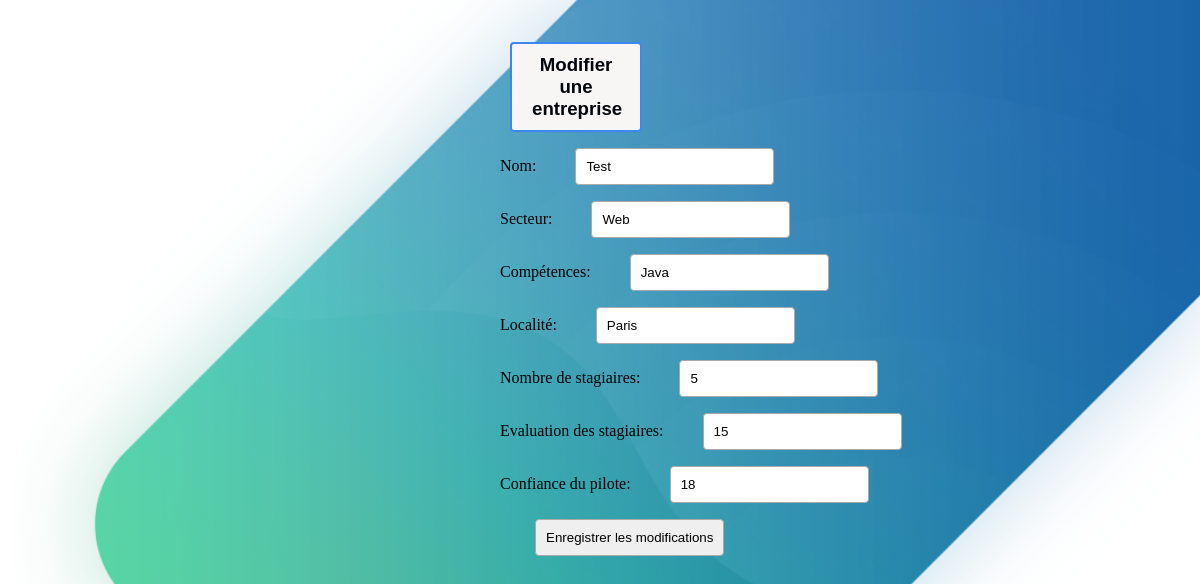
Page /Web_project/form_modif_entreprise.php?numContact=19 on the committed database.
### tables this page shows
CREATE TABLE IF NOT EXISTS `table_entreprise` (
  `id_entreprise` int(50) NOT NULL AUTO_INCREMENT,
  `nom` varchar(250) NOT NULL,
  `secteur` varchar(250) NOT NULL,
  `competence` varchar(250) NOT NULL,
  `localite` varchar(250) NOT NULL,
  `nbrestagiaire` int(16) NOT NULL,
  `evalstagiaire` int(16) NOT NULL,
  `confiancepilotepromo` int(16) NOT NULL,
  PRIMARY KEY (`id_entreprise`)
);

### Web_project/form_modif_entreprise.php (the view, shortened to what this page needs)
<?php
$objetPdo = new PDO('mysql:host=localhost;dbname=internweb','root','');
$pdoStat = $objetPdo->prepare('SELECT * FROM table_entreprise WHERE id_entreprise = :num');
$pdoStat->bindValue(':num', $_GET['numContact'],PDO::PARAM_INT);
$executeIsOk = $pdoStat->execute();
$contact = $pdoStat->fetch();
?>
<!DOCTYPE html>
<html>
    <head>
        <link rel="stylesheet" href="Modif.css">
    </head>
    <body  style="background-image: url(base.png);	background-position: top left;	background-size: 100%;	background-repeat: responsive; margin-left: 500px;">
  <div class="exercice1_label">
</div>
<legend class="projet_legend"> Modifier une entreprise</legend>
     <p>
             <label style="margin_left: 40px;" for="nom"> Nom:  </label>
             <input style="margin_left: 40px;" class="projet_champ" id="nom" type="text" name="nom" value="<?= $contact['nom']?>">
        </p>
        <p>
             <label for="secteur">Secteur:  </label>
             <input class="projet_champ" id="secteur" type="text" name="secteur" value="<?= $contact['secteur']?>">
          </p>
        <p>
             <label for="competence">Compétences:  </label>
             <input class="projet_champ" id="competence" type="text" name="competence" value="<?= $contact['competence']?>">
        </p>
        <p>
             <label for="localite">Localité:  </label>
             <input class="projet_champ" id="localite" type="text" name="localite" value="<?= $contact['localite']?>">
          </p>
        <p>
        <label for="nbrestagiaire"> Nombre de stagiaires:  </label>
        <input class="projet_champ" type="text" id="nbrestagiaire" name="nbrestagiaire" value="<?= $contact['nbrestagiaire']?>">
     </p>
        <p>
        <label for="evalstagiaire"> Evaluation des stagiaires:  </label>
        <input class="projet_champ" type="text" id="evalstagiaire" name="evalstagiaire" value="<?= $contact['evalstagiaire']?>">
     </p>
        <p>
        <label for="confiancepilotepromo"> Confiance du pilote:  </label>
        <input class="projet_champ" type="text" id="confiancepilotepromo" name="confiancepilotepromo" value="<?= $contact['confiancepilotepromo']?>">
     </p>
        <p><input class="projet_champ" type="submit" value="Enregistrer les modifications"></p>
</body>
</html>

### Web_project/Modif.css (style rules this page uses)
.exercice1_label { display:inline-block; width:200px; font-family:verdana, arial, sans-serif; font-size:10pt; padding:10px; }
.projet_champ { outline:none; border:solid 1px #AAAAAA; padding:10px; border-radius:4px; font-family:verdana, arial, sans-serif; margin-left: 35px; }
.projet_legend { font-family:verdana, arial, sans-serif; font-size:14pt; font-weight:bold; color:#01040a; margin:10px; padding:10px 20px 10px 20px; background-color:#f8f5f5; border-radius:4px; margin-right: 550px; text-align: center; border: solid rgb(62, 134, 241) 2px; }

### rows in the picture
table_entreprise: nom "Test", secteur "Web", competence "Java", localite "Paris", nbrestagiaire "5", evalstagiaire "15", confiancepilotepromo "18"
